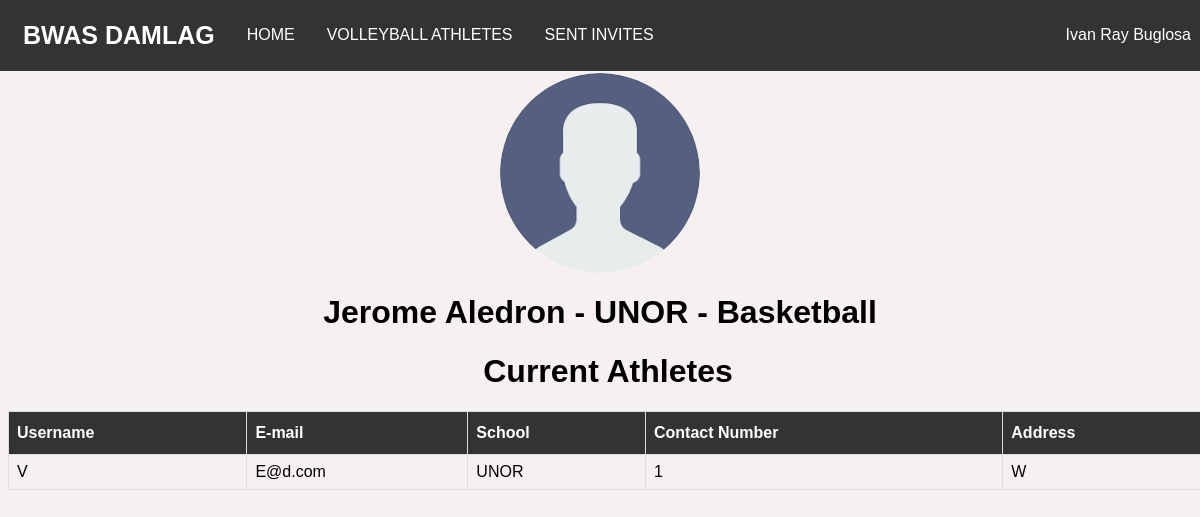
Page /userProfile.php?id=25 (signed in) on the committed database.
### tables this page shows
CREATE TABLE `users` (
  `id` int(20) NOT NULL,
  `name` varchar(70) NOT NULL,
  `password` varchar(40) NOT NULL,
  `email` varchar(50) NOT NULL,
  `school` varchar(100) DEFAULT NULL,
  `previous_school` text,
  `contact` varchar(20) DEFAULT NULL,
  `address` varchar(100) DEFAULT NULL,
  `birthdate` date NOT NULL,
  `gender` text NOT NULL,
  `sport` text,
  `position` text,
  `created_at` datetime NOT NULL,
  `updated_at` datetime NOT NULL,
  `type` text NOT NULL,
  `status` text NOT NULL,
  `image` varchar(100) NOT NULL
);

### web_db.php (called while the page is built, shortened)
<?php
$dbHost = 'localhost';
$dbName = 'android_db';
$dbUser = 'root';
$dbPass = '';
    try {
        $config = new PDO("mysql:host={$dbHost};dbname={$dbName}",$dbUser,$dbPass);
        $config->setAttribute(PDO::ATTR_ERRMODE,PDO::ERRMODE_EXCEPTION);
    } catch(PDOException $e) {
        echo $e->getMessage();
    }
    include_once('web_config.php');
    $pdo = new Config($config);
?>

### authentication.php (called while the page is built, shortened)
<?php
            $email = $_SESSION['email'];
            $current_user = $pdo->checkEmail($email);
?>

### web_config.php (called while the page is built, shortened)
<?php
    class Config {
        private $db;
        function __construct($config){
            $this->db = $config;
        }
        public function findClient($id){
            try{
                $query = $this->db->prepare("SELECT * FROM users WHERE id = :id");
                $query->bindparam(":id", $id);
                $query->execute();
                return $result = $query->fetch();
            }catch(PDOException $e){
                echo $e->getMessage();
                return false;
            }
        }
        public function checkEmail($email){
            try{
                $query = $this->db->prepare("SELECT * from users where email=:email");
                $query->bindparam(":email", $email);
                $query->execute();
                return $request = $query->fetch();
            }catch(Exception $e){
                echo $e->getMessage();
                return false;
            }
        }
        public function fetchAthletes($sport,$school){
            try{
                $query = $this->db->prepare("SELECT * from users WHERE sport=:sport AND school=:school AND type='Athlete'");
                $query->bindparam(":sport", $sport);
                $query->bindparam(":school", $school);
                $query->execute();
                return $request = $query->fetchAll();
            }catch(Exception $e){
                echo $e->getMessage();
                return false;
            }
        }
    }
?>

### userProfile.php (the view, shortened to what this page needs)
<?php
    include_once('web_db.php');
    include_once('authentication.php');
    $id = $_GET['id'];
    $user = $pdo->findClient($id);
?>
<html>
    <head>
        <link href="styles.css" rel="stylesheet" />
    </head>
    <body>
        <?php include_once('navbar.php'); ?>
        <?php if($user['type'] ==  'Coach'){ ?>
            <?php $imageURL = 'uploads/'.$user["image"];?>
            <center><img src="<?php if(empty($user["image"])){ echo 'uploads/default.png';}else{ echo $imageURL;};?>" class="image" /></center>
            <center><h1><?php echo $user['name']?> - <?php echo $user['school']?> - <?php echo $user['sport']?></h1></center>
            <div class="container">
            <center>
                <h1>Current Athletes</h1>
                    <table id="users">
                        <thead>
                            <tr>
                                <th>Username</th>
                                <th>E-mail</th>
                                <th>School</th>
                                <th>Contact Number</th>
                                <th>Address</th>
                    </thead>
                    <tbody>
                        <?php
                            $athletes = $pdo->fetchAthletes($user['sport'], $user['school']);
                            if(is_array($athletes) && !empty($athletes)){
                                foreach($athletes as $athlete){
                        ?>
                        <tr>
                            <td><?php echo $athlete['name']; ?></td>
                            <td><?php echo $athlete['email']; ?></td>
                            <td><?php echo $athlete['school']; ?></td>
                            <td><?php echo $athlete['contact']; ?></td>
                            <td><?php echo $athlete['address']; ?></td>
                        </tr>
                        <?php } }?>
                    </tbody>
                    </table>
            </center>
        <?php } ?>
        </div>
    </body>
</html>

### navbar.php (shortened to what this page needs)
<nav class="navbar">
    <div class="container">
    <strong><a class="brand-logo" href="home.php">BWAS DAMLAG</a></strong>
    <a href="home.php" class="list">HOME</a>
    <?php
        if($current_user['type'] == 'Admin'){
    ?>
        <a href="index.php" class="list">USERS</a>
    <?php }else{ ?>
        <a href="index.php" class="list"><?php echo strtoupper($current_user['sport']);?> ATHLETES</a>
        <a href="invites.php" class="list">SENT INVITES</a>
    <?php } ?>
        <div class="dropdown user-profile list">
            <button class="dropbtn" onclick="profileDropdown()"><?php echo $current_user['name']?></button>
        </div>
    </div>
</nav>

### styles.css (style rules this page uses)
body { font-family: 'Nunito', sans-serif; background-color: #f3ebebb7; }
.container { width:1200px; margin: auto; }
#users { font-family: 'Nunito', sans-serif; border-collapse: collapse; width: 100%; }
#users td, #users th { border: 1px solid #ddd; padding: 8px; }
#users th { padding-top: 12px; padding-bottom: 12px; text-align: left; background-color: #333; color: white; }
.navbar { overflow: hidden; background-color: #333; font-family: 'Nunito', sans-serif; margin: -8px; padding: 7px; }
.navbar a { float: left; font-size: 16px; color: white; text-align: center; padding: 14px 16px; text-decoration: none; }
.navbar .list { margin-top: 5px; }
.dropdown { float: left; overflow: hidden; }
.dropdown .dropbtn { cursor: pointer; font-size: 16px; border: none; outline: none; color: white; padding: 14px 16px; background-color: inherit; font-family: inherit; margin: 0; }
.user-profile { float: right; }
.brand-logo { font-size: 25px !important; }
.image { height: 200px; width: 200px; margin-top: 10px; border: none; border-radius: 50%; }

### rows in the picture
users: sport "VOLLEYBALL", name "Ivan Ray Buglosa"
users: name "Jerome Aledron", school "UNOR", sport "Basketball"
users: name "V", email "E@d.com", school "UNOR", contact "1", address "W"
